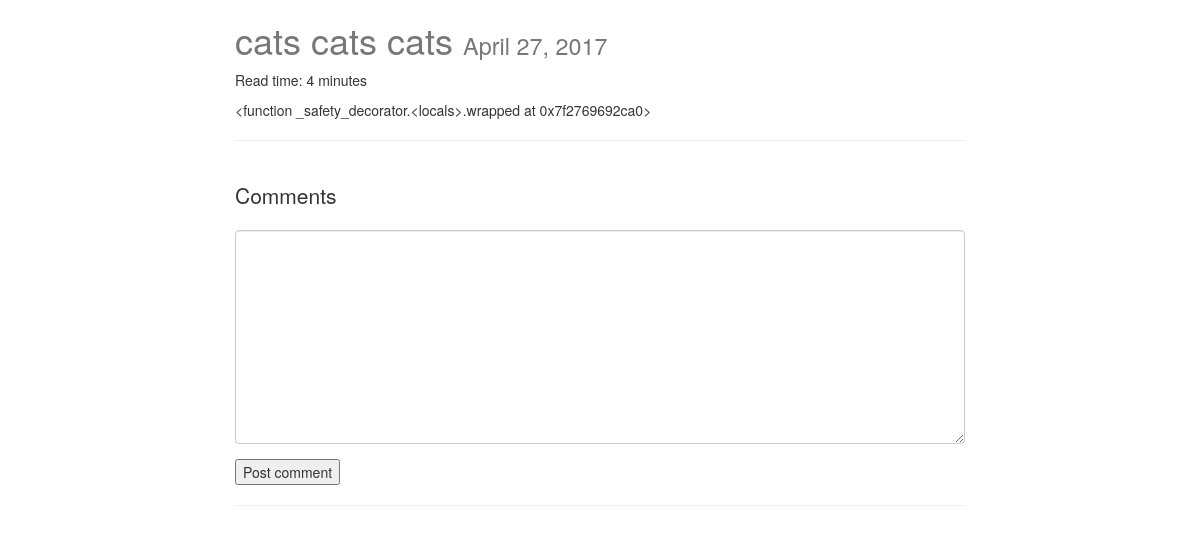
The page /posts/cats-cats-cats/ on the database its author committed.
### posts/models.py (models this page shows, shortened)
class Post(models.Model):
    user            = models.ForeignKey(settings.AUTH_USER_MODEL, default=1)
    title           = models.CharField(max_length=120)
    image           = models.ImageField(upload_to=upload_location,
                            null=True,
                            blank=True,
                            height_field="height_field",
                            width_field="width_field")
    height_field    = models.IntegerField(default=0)
    width_field     = models.IntegerField(default=0)
    content         = models.TextField()
    draft           = models.BooleanField(default=False)
    publish         = models.DateField(auto_now=False, auto_now_add=False)
    read_time       = models.IntegerField(default=0)
    updated         = models.DateTimeField(auto_now=True, auto_now_add=False)
    timestamp       = models.DateTimeField(auto_now=False, auto_now_add=True)
    slug            = models.SlugField(unique=True)
    objects = PostManager()
    def get_markdown(self):
        content = self.content
        markdown_content = markdown(content)
        return mark_safe(markdown_content)
    @property
    def comments(self):
        instance = self
        qs = Comment.objects.filter_by_instance(instance)
        return qs
    @property
    def get_content_type(self):
        instance = self
        content_type = ContentType.objects.get_for_model(instance.__class__)
        return content_type
    class Meta:
        ordering = ["-timestamp", "-updated"]

### posts/views.py (the view, shortened to what this page needs)
# urls.py: url(r'^(?P<slug>[\w-]+)/$', post_detail, name='detail'),
def post_detail(request, slug=None):
    instance = get_object_or_404(Post, slug=slug)
    if instance.publish > timezone.now().date() or instance.draft:
        if not request.user.is_staff or not request.user.is_superuser:
            raise Http404
    share_string = quote_plus(instance.content)
    initial_data = {
        "content_type": instance.get_content_type,
        "object_id": instance.id
    }
    comments = instance.comments
    form = CommentForm(request.POST or None, initial=initial_data)
    context = {
        "instance": instance,
        "title": instance.title,
        "share_string": share_string,
        "comments": comments,
        "comment_form": form,
    }
    return render(request, "post_detail.html", context)

### comments/forms.py
class CommentForm(forms.Form):
    content_type = forms.CharField(widget=forms.HiddenInput)
    object_id    = forms.IntegerField(widget=forms.HiddenInput)
    content       = forms.CharField(label='', widget=forms.Textarea)

### comments/models.py (called while the page is built)
    def filter_by_instance(self, instance):
        content_type = ContentType.objects.get_for_model(instance.__class__)
        obj_id = instance.id
        qs = super(CommentManager, self).filter(content_type=content_type, object_id= obj_id).filter(parent=None)
        return qs

### templates/post_detail.html (shortened to what this page needs)
{% extends 'base.html' %}
{% load urlify %}
{% load crispy_forms_tags %}
{% block content %}
<div class='col-sm-8 col-sm-offset-2'>
    <h1>{{ title }} <small>{% if instance.draft %} <span style='color:red;'>Draft </span>{% endif %}{{ instance.publish }}</small></h1>
    <p>Read time: {% if instance.read_time <= 1 %} < 1 Minute {% else %}{{ instance.read_time }} minutes {% endif %}</p>
    <div class="row">
    <div class="col-sm-12 ">
    <div class='post-detail-item'>{{ instance.get_markdown }}</div>
    <hr/>
    <br/>
    <div>
        <p class='lead'>Comments</p>
        <form method="POST" action="."> {% csrf_token %}
            {{ comment_form|crispy }}
            <input type="submit" value="Post comment" class 'btn btn-default'>
        </form>
        <hr/>
        </div>
    </div>
    </div>
</div>
</div>
    {% endblock %}

### static/css/base.css (style rules this page uses)
h1 { color: #777; }

### rows shown on the page
Post: title "cats cats cats", publish "April 27, 2017", read_time "4", get_markdown "<function _safety_decorator.<locals>.wrapped at 0x7f2769692ca0>"
